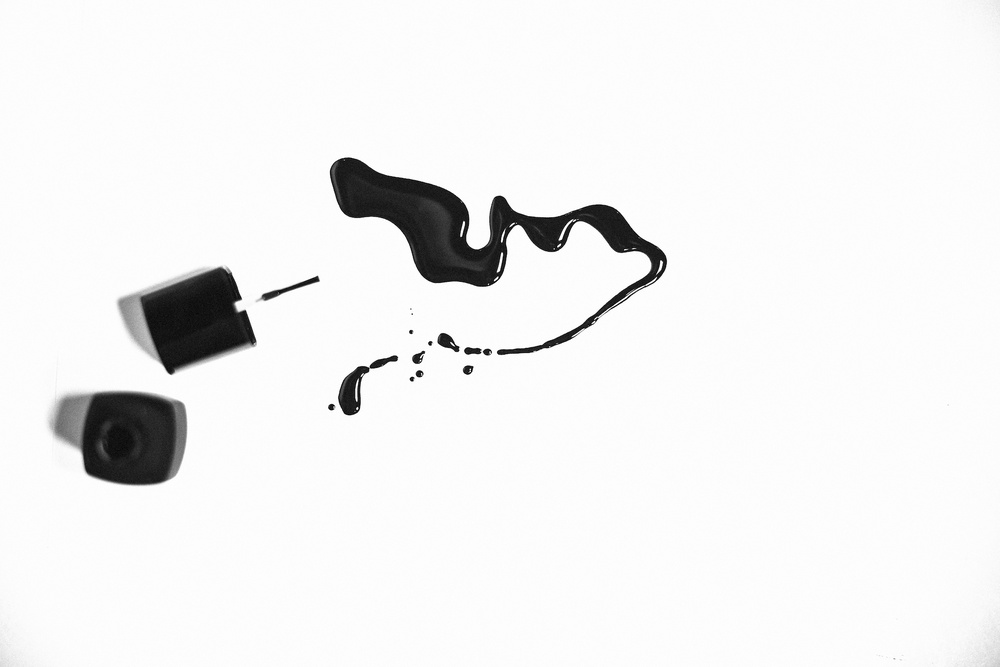
%> input picture spill.jpg, 1000 x 667 px, shrunk from 1800 x 1200 before the run
$ octave imagecoord.m   (GNU Octave 9; MATLAB toolbox functions it lacks are replaced by stand-ins)
%> lines starting %> are read from the running program, lines starting %| are printed output that depends on the picture; in (x1, y1, x2, y2) boxes, pixels count from 0 and x2, y2 are one past the last pixel; in counts of white or black regions, pixels touching at a corner belong together; the program's own positions count from 1
clear
colored_image = imread('spill.jpg');
%> colored_image is the input picture: size 667x1000x3 uint8; min 0, max 255, mean 240.5
target1R = 255; target1G = 0; target1B = 0;
target2R = 0; target2G = 255; target2B = 0;
target3R = 0; target3G = 0; target3B = 0;
R = colored_image(:,:,1);
G = colored_image(:,:,2);
B = colored_image(:,:,3);
matches1 = R == target1R & G == target1G & B == target1B;
%> matches1: size 667x1000 logical; every value is 0
matches2 = R == target2R & G == target2G & B == target2B;
matches3 = R == target3R & G == target3G & B == target3B;
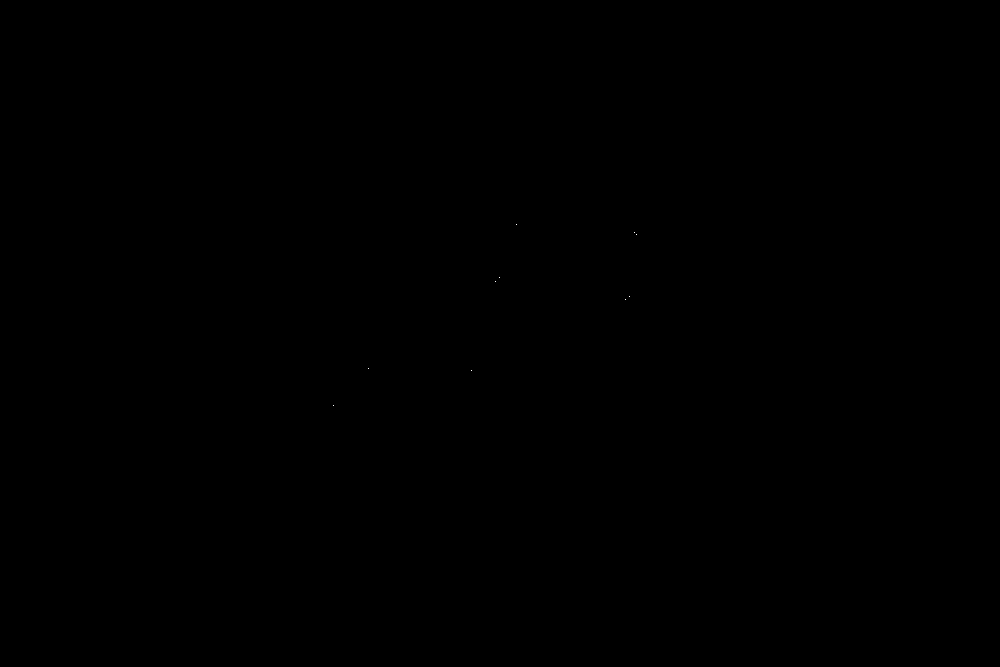
%> matches3: size 667x1000 logical; 0% white in thin lines or dots, all inside (x1, y1, x2, y2) = (333, 224, 637, 406)
figure; image(matches1); colormap(gray(2));
figure; image(matches2); colormap(gray(2));
figure; image(matches3); colormap(gray(2));
[r1, c1] = find(matches1);
%> r1 = []; c1 = []
[r2, c2] = find(matches2);
%> r2 = []; c2 = []
[r3, c3] = find(matches3);
%> r3 = [406; 369; 371; 282; 278; 225; 300; 297; 233; 235]; c3 = [334; 369; 472; 496; 500; 517; 626; 630; 635; 637]
